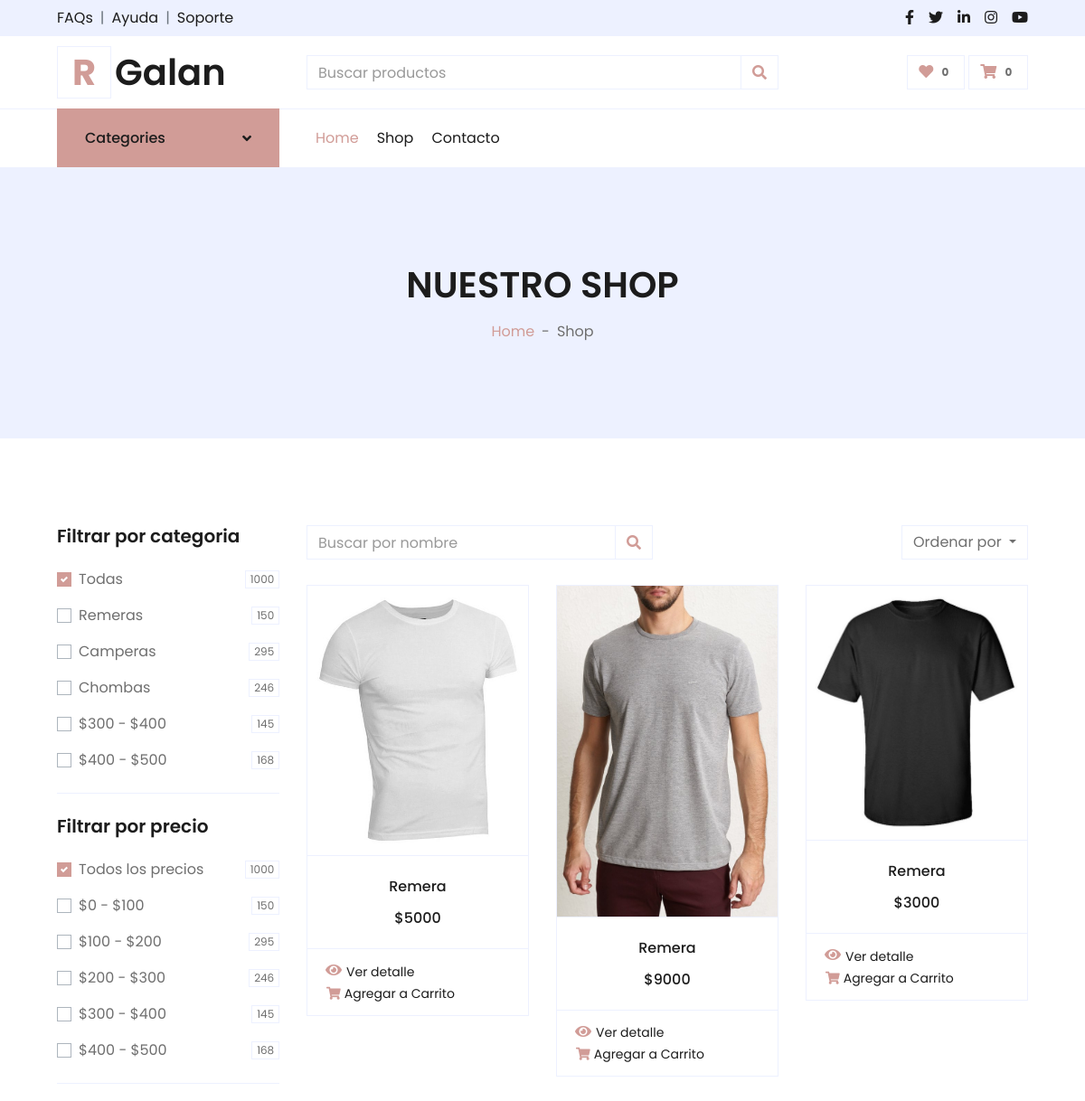
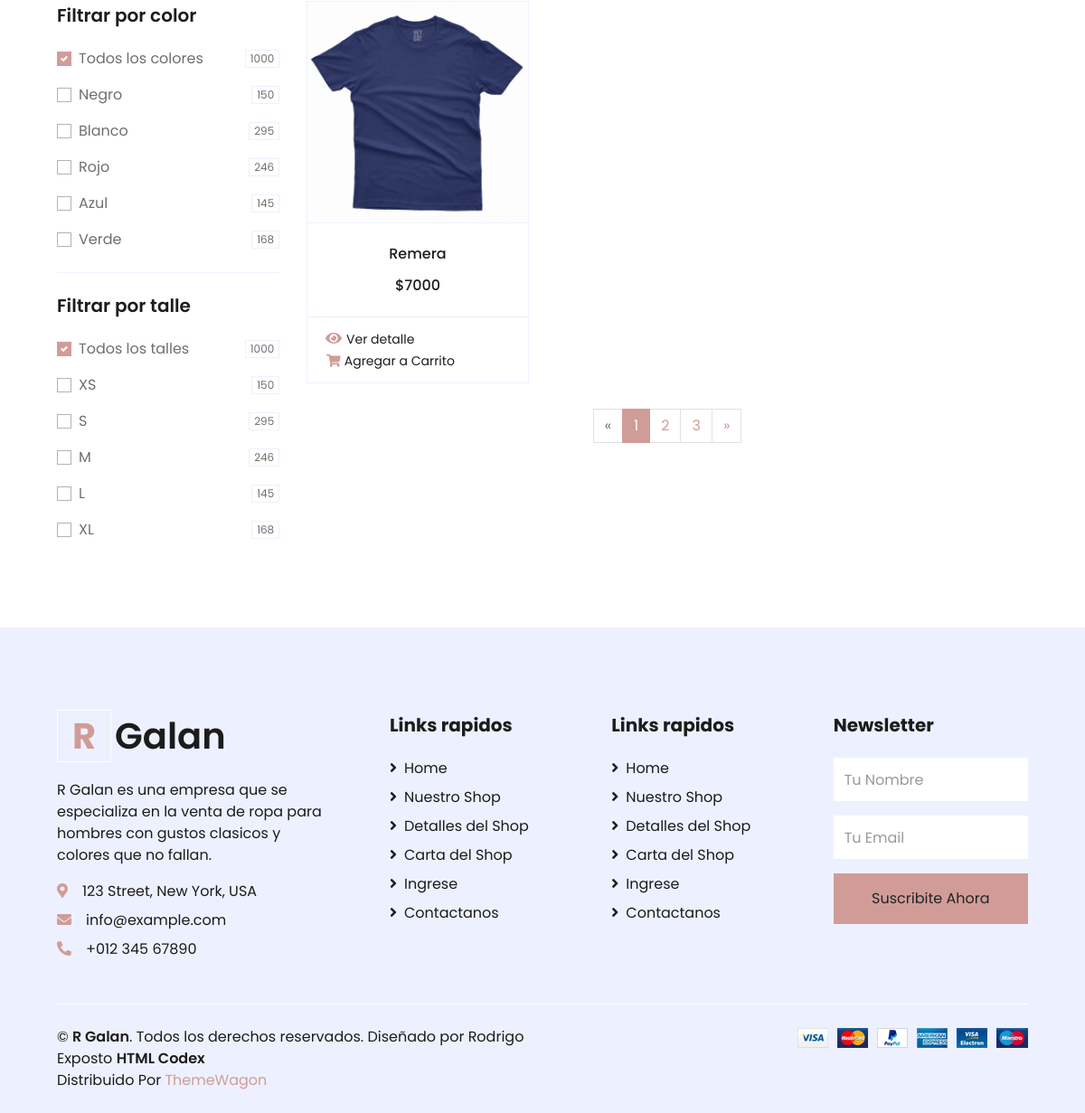
Page /sitio/remeras.php on the committed database (2 pictures, top to bottom).
### tables this page shows
CREATE TABLE `articulos` (
  `id` int(11) NOT NULL,
  `categoria` varchar(255) NOT NULL,
  `talle` varchar(255) NOT NULL,
  `color` varchar(255) NOT NULL,
  `detalle` varchar(255) NOT NULL,
  `material` varchar(255) NOT NULL,
  `calce` varchar(255) NOT NULL,
  `precio` int(11) NOT NULL,
  `foto` varchar(255) DEFAULT NULL
);

### sitio/remeras.php (the view, shortened to what the rows shown need)
<!DOCTYPE html>
<html lang="en">
<head>
    <link href="https://cdnjs.cloudflare.com/ajax/libs/font-awesome/5.10.0/css/all.min.css" rel="stylesheet">
    <link href="lib/owlcarousel/assets/owl.carousel.min.css" rel="stylesheet">
    <link href="css/style.css" rel="stylesheet">
</head>
<body>
    <div class="container-fluid">
        <div class="row align-items-center py-3 px-xl-5">
            <div class="col-lg-3 d-none d-lg-block">
            <a href="index.php" class="text-decoration-none">
                    <h1 class="m-0 display-5 font-weight-semi-bold"><span class="text-primary font-weight-bold border px-3 mr-1">R</span>Galan</h1>
                </a>
            </div>
        </div>
    </div>
    <div class="container-fluid bg-secondary mb-5">
        <div class="d-flex flex-column align-items-center justify-content-center" style="min-height: 300px">
            <h1 class="font-weight-semi-bold text-uppercase mb-3">Nuestro Shop</h1>
        </div>
    </div>
    <div class="container-fluid pt-5">
        <div class="row px-xl-5">
            <div class="col-lg-9 col-md-12">
                <div class="row pb-3">
                    <?php
                    if ($_POST['buscar']!='') {
                    $sql="select * from articulos where categoria ='Remera' order by id desc";
                    }else{
                        $sql="select * from articulos where categoria ='Remera' order by id desc";
                    }
                    $result = MySQLSESSION_ExecuteSQL($sql);
                       while ($row = mysqli_fetch_array($result)) {
                    ?>
                    <div class="col-lg-4 col-md-6 col-sm-12 pb-1">
                        <div class="card product-item border-0 mb-4">
                            <div class="card-header product-img position-relative overflow-hidden bg-transparent border p-0">
                                <img class="img-fluid w-100" src="uploads/<?php echo $row['foto']; ?>" alt="">
                            </div>
                            <div class="card-body border-left border-right text-center p-0 pt-4 pb-3">
                                <h6 class="text-truncate mb-3"><?php echo $row['categoria']; ?></h6>
                                <div class="d-flex justify-content-center">
                                    <h6>$<?php echo $row['precio']; ?></h6>
                                </div>
                            </div>
                            <div class="card-footer d-flex justify-content-between bg-light border">
                                <form action="detalle.php" method="post">
                                <i class="fas fa-eye text-primary mr-1"></i><input  type="submit" class="btn btn-sm text-dark p-0" value="Ver detalle" />
                                <a href="" class="btn btn-sm text-dark p-0"><i class="fas fa-shopping-cart text-primary mr-1"></i>Agregar a Carrito</a>
                            </form>
                            </div>
                        </div>
                    </div>
                    <?php } ?>
                </div>
            </div>
        </div>
    </div>
       <div class="container-fluid bg-secondary text-dark mt-5 pt-5">
        <div class="row px-xl-5 pt-5">
            <div class="col-lg-4 col-md-12 mb-5 pr-3 pr-xl-5">
                <a href="" class="text-decoration-none">
                    <h1 class="mb-4 display-5 font-weight-semi-bold"><span class="text-primary font-weight-bold border border-white px-3 mr-1">R</span>Galan</h1>
                </a>
            </div>
        </div>
    </div>
</body>
</html>

### rows in the picture
articulos: foto (picture), categoria "Remera", precio "5000"
articulos: foto (picture), categoria "Remera", precio "9000"
articulos: foto (picture), categoria "Remera", precio "3000"
articulos: foto (picture), categoria "Remera", precio "7000"
